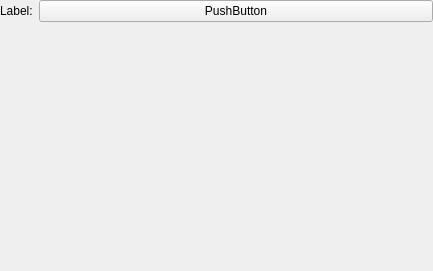
<?xml version="1.0" encoding="UTF-8"?>
<ui version="4.0">
 <class>ColorWidget</class>
 <widget class="QWidget" name="ColorWidget">
  <property name="geometry">
   <rect>
    <x>0</x>
    <y>0</y>
    <width>433</width>
    <height>271</height>
   </rect>
  </property>
  <property name="windowTitle">
   <string>Form</string>
  </property>
  <layout class="QFormLayout" name="formLayout">
   <property name="margin">
    <number>0</number>
   </property>
   <item row="0" column="1">
    <widget class="ColorButton" name="button">
     <property name="text">
      <string>PushButton</string>
     </property>
    </widget>
   </item>
   <item row="0" column="0">
    <widget class="QLabel" name="label">
     <property name="text">
      <string>Label:</string>
     </property>
    </widget>
   </item>
  </layout>
 </widget>
 <customwidgets>
  <customwidget>
   <class>ColorButton</class>
   <extends>QPushButton</extends>
   <header>colorbutton.h</header>
  </customwidget>
 </customwidgets>
 <resources/>
 <connections/>
</ui>
